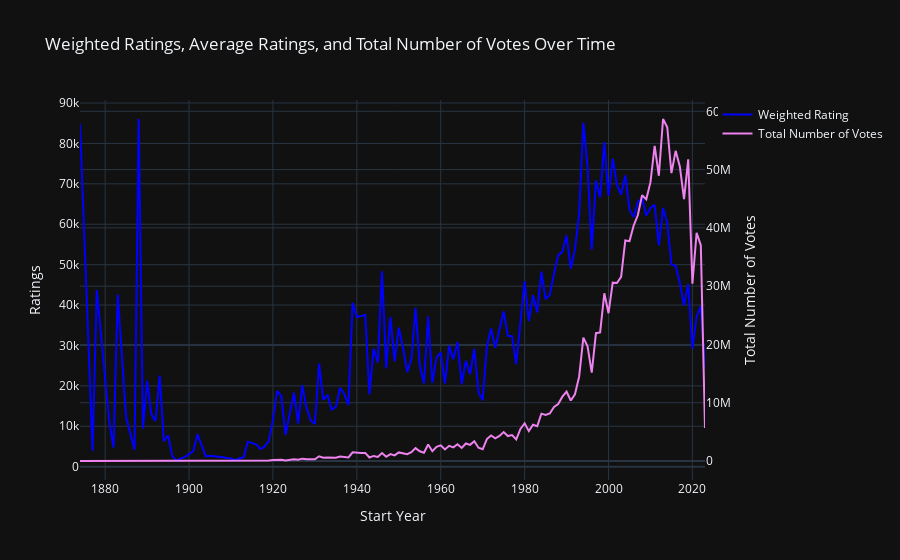

Notebook cell for this chart:
### Code cell
rating_time_df = rating_time.collect().to_pandas()

# Create the figure and add multiple traces
fig = go.Figure()

# Add line for Weighted Rating
fig.add_trace(go.Scatter(
    x=rating_time_df["startYear"],
    y=rating_time_df["weightedRating"],
    mode="lines",
    name="Weighted Rating",
    line=dict(color="blue")
))

# Add line for Total Number of Votes (scaled for visualization if needed)
fig.add_trace(go.Scatter(
    x=rating_time_df["startYear"],
    y=rating_time_df["totalNumVotes"],
    mode="lines",
    name="Total Number of Votes",
    line=dict(color="violet"),
    yaxis="y2"  # Using a secondary y-axis for totalNumVotes if needed for scale
))

# Set the layout
fig.update_layout(
    title="Weighted Ratings, Average Ratings, and Total Number of Votes Over Time",
    xaxis_title="Start Year",
    yaxis_title="Ratings",
    yaxis2=dict(title="Total Number of Votes", overlaying="y", side="right"),
    template=theme
)

# Show the plot
fig.show()

### Figure 1 — Plotly figure (JSON) as saved in the notebook; plotly's stock layout.template omitted (floating-point values rounded to 4 significant figures; data arrays with more than 128 entries replaced by an {"elided": "..."} marker saying what was removed)
{"data": [{"line": {"color": "blue"}, "mode": "lines", "name": "Weighted Rating", "type": "scatter", "x": {"elided": "144 int values"}, "y": {"elided": "144 float values"}}, {"line": {"color": "violet"}, "mode": "lines", "name": "Total Number of Votes", "type": "scatter", "x": {"elided": "144 int values"}, "y": {"elided": "144 int values"}, "yaxis": "y2"}], "layout": {"title": {"text": "Weighted Ratings, Average Ratings, and Total Number of Votes Over Time"}, "xaxis": {"title": {"text": "Start Year"}}, "yaxis": {"title": {"text": "Ratings"}}, "yaxis2": {"overlaying": "y", "side": "right", "title": {"text": "Total Number of Votes"}}}}
